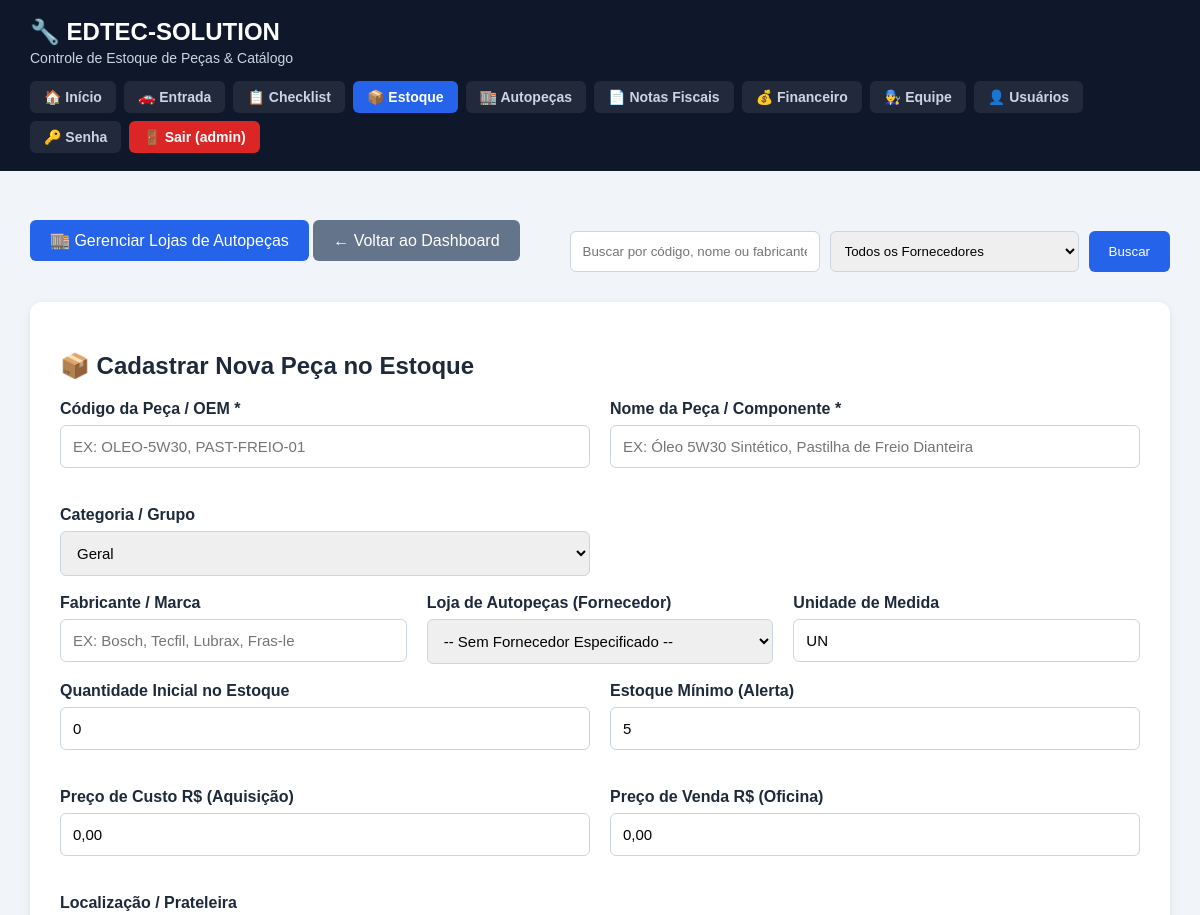
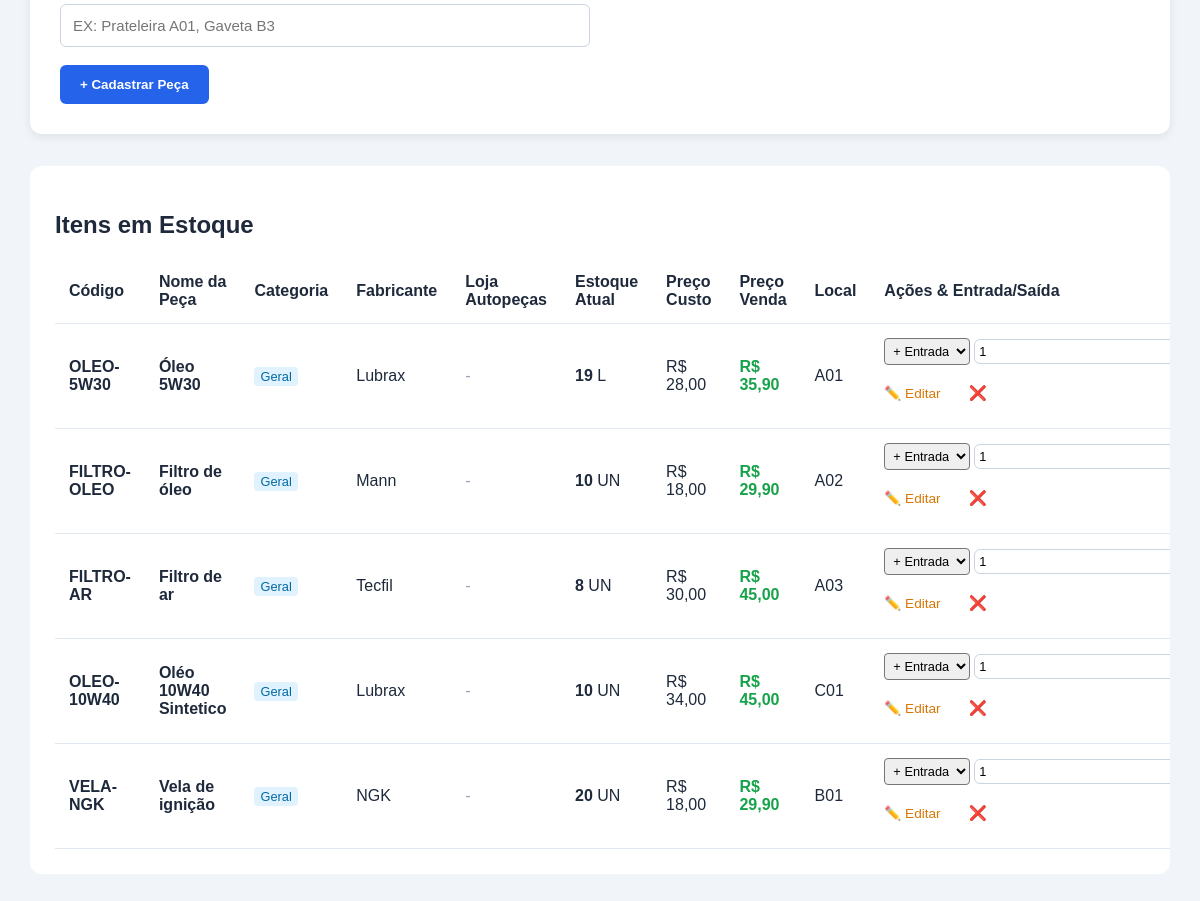
Page /app/public/estoque.php (signed in) on the committed database (2 pictures, top to bottom).
### tables this page shows
CREATE TABLE `pecas` (
  `id` int NOT NULL AUTO_INCREMENT,
  `codigo` varchar(50) NOT NULL,
  `nome` varchar(150) NOT NULL,
  `fabricante` varchar(100) DEFAULT NULL,
  `unidade` varchar(20) DEFAULT 'UN',
  `quantidade` int NOT NULL DEFAULT '0',
  `estoque_minimo` int NOT NULL DEFAULT '0',
  `preco_custo` decimal(10,2) NOT NULL DEFAULT '0.00',
  `preco_venda` decimal(10,2) NOT NULL DEFAULT '0.00',
  `localizacao` varchar(100) DEFAULT NULL,
  `criado_em` datetime NOT NULL DEFAULT CURRENT_TIMESTAMP,
  `atualizado_em` datetime NOT NULL DEFAULT CURRENT_TIMESTAMP ON UPDATE CURRENT_TIMESTAMP,
  `categoria` varchar(100) DEFAULT 'Geral',
  `fornecedor_id` int DEFAULT NULL,
  PRIMARY KEY (`id`),
  UNIQUE KEY `uk_codigo` (`codigo`),
  KEY `idx_pecas_nome` (`nome`)
);

### app/public/auth.php (called while the page is built, shortened)
<?php
function usuarioLogado(): ?array
{
    if (isset($_SESSION['usuario_id'])) {
        return [
            'id' => (int) $_SESSION['usuario_id'],
            'nome' => $_SESSION['usuario_nome'] ?? '',
            'usuario' => $_SESSION['usuario_login'] ?? '',
            'perfil' => $_SESSION['usuario_perfil'] ?? 'ATENDIMENTO',
            'trocar_senha' => (int) ($_SESSION['trocar_senha'] ?? 0)
        ];
    }
    return null;
}
function temPermissao(array $perfilsPermitidos): bool
{
    $usuario = usuarioLogado();
    if (in_array($usuario['perfil'], ['ADMIN', 'GERENTE'], true)) {
        return true;
    }
    return in_array($usuario['perfil'], $perfilsPermitidos, true);
}
        ?>

### app/public/estoque.php (the view, shortened to what this page needs)
<?php
require_once 'config.php';
require_once 'auth.php';
$pecaEditar = null;
$busca = trim($_GET['busca'] ?? '');
$sql = "
    SELECT p.*, f.nome_fantasia AS fornecedor_nome
    FROM pecas p
    LEFT JOIN fornecedores_autopecas f ON f.id = p.fornecedor_id
    WHERE 1=1
";
$params = [];
$sql .= " ORDER BY p.nome ASC";
$stmt = $pdo->prepare($sql);
$stmt->execute($params);
$pecas = $stmt->fetchAll();
$categoriasList = ['Geral', 'Motor', 'Freios', 'Suspensão', 'Elétrica', 'Filtros', 'Lubrificantes', 'Transmissão', 'Outros'];
?>
<!DOCTYPE html>
<html lang="pt-BR">
<head>
    <link rel="stylesheet" href="style.css">
</head>
<body>
<?php
$subtitulo = 'Controle de Estoque de Peças & Catálogo';
include 'header.php';
?>
<main>
    <section class="acoes">
        <div>
            <a href="autopecas.php" class="botao" style="background: #2563eb;">🏬 Gerenciar Lojas de Autopeças</a>
            <a href="index.php" class="botao secundario">← Voltar ao Dashboard</a>
        </div>
        <form method="GET" style="display: flex; gap: 10px; flex-wrap: wrap;">
            <input type="text" name="busca" placeholder="Buscar por código, nome ou fabricante" value="<?= htmlspecialchars($busca) ?>">
            <select name="fornecedor_id" onchange="this.form.submit()" style="padding: 10px; border-radius: 6px; border: 1px solid #cbd5e1;">
                <option value="">Todos os Fornecedores</option>
            </select>
            <button type="submit">Buscar</button>
        </form>
    </section>
    <div class="form-container" style="max-width: 100%; margin-bottom: 2rem;">
        <h2>📦 <?= $pecaEditar ? 'Editar Peça #' . htmlspecialchars($pecaEditar['codigo']) : 'Cadastrar Nova Peça no Estoque' ?></h2>
        <form method="POST">
            <div class="linha">
                <div class="campo">
                    <label>Código da Peça / OEM *</label>
                    <input type="text" name="codigo" required value="<?= htmlspecialchars($pecaEditar['codigo'] ?? '') ?>" placeholder="EX: OLEO-5W30, PAST-FREIO-01">
                </div>
                <div class="campo">
                    <label>Nome da Peça / Componente *</label>
                    <input type="text" name="nome" required value="<?= htmlspecialchars($pecaEditar['nome'] ?? '') ?>" placeholder="EX: Óleo 5W30 Sintético, Pastilha de Freio Dianteira">
                </div>
                <div class="campo">
                    <label>Categoria / Grupo</label>
                    <select name="categoria">
                        <?php
                        $catSel = $pecaEditar['categoria'] ?? 'Geral';
                        foreach ($categoriasList as $c):
                        ?>
                            <option value="<?= $c ?>" <?= $catSel === $c ? 'selected' : '' ?>><?= $c ?></option>
                        <?php endforeach; ?>
                    </select>
                </div>
            </div>
            <div class="linha">
                <div class="campo">
                    <label>Fabricante / Marca</label>
                    <input type="text" name="fabricante" value="<?= htmlspecialchars($pecaEditar['fabricante'] ?? '') ?>" placeholder="EX: Bosch, Tecfil, Lubrax, Fras-le">
                </div>
                <div class="campo">
                    <label>Loja de Autopeças (Fornecedor)</label>
                    <select name="fornecedor_id">
                        <option value="">-- Sem Fornecedor Especificado --</option>
                    </select>
                </div>
                <div class="campo">
                    <label>Unidade de Medida</label>
                    <input type="text" name="unidade" value="<?= htmlspecialchars($pecaEditar['unidade'] ?? 'UN') ?>" placeholder="UN, L, KG, Par, Jogo">
                </div>
            </div>
            <div class="linha">
                <?php if (!$pecaEditar): ?>
                    <div class="campo">
                        <label>Quantidade Inicial no Estoque</label>
                        <input type="number" name="quantidade" min="0" value="0">
                    </div>
                <?php endif; ?>
                <div class="campo">
                    <label>Estoque Mínimo (Alerta)</label>
                    <input type="number" name="estoque_minimo" min="0" value="<?= htmlspecialchars($pecaEditar['estoque_minimo'] ?? '5') ?>">
                </div>
                <div class="campo">
                    <label>Preço de Custo R$ (Aquisição)</label>
                    <input type="text" name="preco_custo" value="<?= number_format($pecaEditar['preco_custo'] ?? 0, 2, ',', '.') ?>" placeholder="0,00">
                </div>
                <div class="campo">
                    <label>Preço de Venda R$ (Oficina)</label>
                    <input type="text" name="preco_venda" value="<?= number_format($pecaEditar['preco_venda'] ?? 0, 2, ',', '.') ?>" placeholder="0,00">
                </div>
                <div class="campo">
                    <label>Localização / Prateleira</label>
                    <input type="text" name="localizacao" value="<?= htmlspecialchars($pecaEditar['localizacao'] ?? '') ?>" placeholder="EX: Prateleira A01, Gaveta B3">
                </div>
            </div>
            <div style="display: flex; gap: 10px;">
                <button type="submit" class="botao" style="font-weight: bold;">
                    <?= $pecaEditar ? '💾 Salvar Alterações na Peça' : '+ Cadastrar Peça' ?>
                </button>
            </div>
        </form>
    </div>
    <section class="tabela">
        <h2>Itens em Estoque</h2>
        <table>
            <thead>
                <tr>
                    <th>Código</th>
                    <th>Nome da Peça</th>
                    <th>Categoria</th>
                    <th>Fabricante</th>
                    <th>Loja Autopeças</th>
                    <th>Estoque Atual</th>
                    <th>Preço Custo</th>
                    <th>Preço Venda</th>
                    <th>Local</th>
                    <th>Ações & Entrada/Saída</th>
                </tr>
            </thead>
            <tbody>
                <?php if (!$pecas): ?>
                    <tr>
                        <td colspan="10" style="text-align: center;">Nenhuma peça encontrada.</td>
                    </tr>
                <?php else: ?>
                    <?php foreach ($pecas as $p): ?>
                        <tr>
                            <td><strong><?= htmlspecialchars($p['codigo']) ?></strong></td>
                            <td>
                                <strong><?= htmlspecialchars($p['nome']) ?></strong>
                            </td>
                            <td><span style="background: #e0f2fe; color: #0369a1; padding: 2px 6px; border-radius: 4px; font-size: 0.8rem;"><?= htmlspecialchars($p['categoria'] ?? 'Geral') ?></span></td>
                            <td><?= htmlspecialchars($p['fabricante'] ?? '-') ?></td>
                            <td>
                                <?php if ($p['fornecedor_nome']): ?>
                                    <span style="color: #2563eb; font-size: 0.85rem; font-weight: bold;">🏬 <?= htmlspecialchars($p['fornecedor_nome']) ?></span>
                                <?php else: ?>
                                    <span style="color: #94a3b8;">-</span>
                                <?php endif; ?>
                            </td>
                            <td>
                                <strong><?= $p['quantidade'] ?></strong> <?= htmlspecialchars($p['unidade']) ?>
                            </td>
                            <td>R$ <?= number_format($p['preco_custo'], 2, ',', '.') ?></td>
                            <td><strong style="color: #16a34a;">R$ <?= number_format($p['preco_venda'], 2, ',', '.') ?></strong></td>
                            <td><?= htmlspecialchars($p['localizacao'] ?? '-') ?></td>
                            <td>
                                <div style="display: flex; gap: 8px; align-items: center; flex-wrap: wrap;">
                                    <form method="POST" style="display: inline-flex; gap: 4px; align-items: center;">
                                        <select name="tipo" style="padding: 4px; border-radius: 4px; font-size: 0.8rem;">
                                            <option value="ENTRADA">+ Entrada</option>
                                        </select>
                                        <input type="number" name="quantidade" min="1" value="1" style="width: 45px; padding: 4px; font-size: 0.8rem;">
                                    </form>
                                    <a href="estoque.php?editar=<?= $p['id'] ?>" class="link" style="color: #d97706; font-size: 0.85rem;">✏️ Editar</a>
                                    <form method="POST" style="display: inline;" onsubmit="return confirm('Remover esta peça do estoque?');">
                                        <button type="submit" style="background: none; border: none; color: #ef4444; cursor: pointer; font-size: 0.9rem;" title="Excluir peça">❌</button>
                                    </form>
                                </div>
                            </td>
                        </tr>
                    <?php endforeach; ?>
                <?php endif; ?>
            </tbody>
        </table>
    </section>
</main>
</body>
</html>

### app/public/header.php
<?php
require_once 'auth.php';
$usuarioHeader = usuarioLogado();
$currentPage = basename($_SERVER['PHP_SELF']);
$subtituloPage = $subtitulo ?? 'Controle da oficina mecânica';
?>
<header>
    <div>
        <h1>🔧 EDTEC-SOLUTION</h1>
        <p><?= htmlspecialchars($subtituloPage) ?></p>
    </div>
    <nav class="nav-links">
        <a href="index.php" class="<?= $currentPage == 'index.php' ? 'active' : '' ?>">🏠 Início</a>
        <a href="entrada.php" class="<?= $currentPage == 'entrada.php' ? 'active' : '' ?>">🚗 Entrada</a>
        <a href="checklist.php" class="<?= $currentPage == 'checklist.php' ? 'active' : '' ?>">📋 Checklist</a>
        <?php if (temPermissao(['ESTOQUE', 'MECANICO'])): ?>
            <a href="estoque.php" class="<?= $currentPage == 'estoque.php' ? 'active' : '' ?>">📦 Estoque</a>
        <?php endif; ?>
        <?php if (temPermissao(['ESTOQUE'])): ?>
            <a href="autopecas.php" class="<?= $currentPage == 'autopecas.php' ? 'active' : '' ?>">🏬 Autopeças</a>
        <?php endif; ?>
        <?php if (temPermissao(['ATENDIMENTO'])): ?>
            <a href="notas.php" class="<?= $currentPage == 'notas.php' ? 'active' : '' ?>">📄 Notas Fiscais</a>
        <?php endif; ?>
        <?php if (temPermissao(['ADMIN', 'GERENTE'])): ?>
            <a href="financeiro.php" class="<?= $currentPage == 'financeiro.php' ? 'active' : '' ?>">💰 Financeiro</a>
            <a href="funcionarios.php" class="<?= $currentPage == 'funcionarios.php' ? 'active' : '' ?>">👨‍🔧 Equipe</a>
            <a href="usuarios.php" class="<?= $currentPage == 'usuarios.php' ? 'active' : '' ?>">👤 Usuários</a>
        <?php endif; ?>
        <?php if ($usuarioHeader): ?>
            <a href="trocar_senha.php" class="<?= $currentPage == 'trocar_senha.php' ? 'active' : '' ?>" title="Alterar Senha">🔑 Senha</a>
            <a href="logout.php" style="background: #dc2626; color: white;" title="Sair do sistema">🚪 Sair (<?= htmlspecialchars($usuarioHeader['usuario']) ?>)</a>
        <?php endif; ?>
    </nav>
</header>

### app/public/style.css (style rules this page uses)
* { box-sizing: border-box; }
body { margin: 0; font-family: Arial, Helvetica, sans-serif; background: #f1f5f9; color: #1e293b; }
header { background: #0f172a; color: white; padding: 18px 30px; display: flex; justify-content: space-between; align-items: center; flex-wrap: wrap; gap: 15px; }
header h1 { margin: 0; font-size: 24px; }
header p { margin: 4px 0 0 0; color: #cbd5e1; font-size: 14px; }
.nav-links { display: flex; gap: 8px; flex-wrap: wrap; }
.nav-links a { color: #cbd5e1; text-decoration: none; padding: 8px 14px; border-radius: 6px; background: rgba(255, 255, 255, 0.08); font-size: 14px; font-weight: bold; transition: all 0.2s ease; display: inline-flex; align-items: center; gap: 5px; }
.nav-links a:hover, .nav-links a.active { background: #2563eb; color: white; }
main { padding: 30px; max-width: 1400px; margin: auto; }
.acoes { margin: 30px 0; display: flex; justify-content: space-between; gap: 20px; }
.acoes form { display: flex; gap: 10px; }
input:not([type="checkbox"]):not([type="radio"]) { padding: 12px; border: 1px solid #cbd5e1; border-radius: 6px; min-width: 250px; }
button, .botao { padding: 12px 20px; border: none; border-radius: 6px; background: #2563eb; color: white; text-decoration: none; cursor: pointer; }
.tabela { background: white; padding: 25px; border-radius: 12px; overflow-x: auto; }
table { width: 100%; border-collapse: collapse; }
th, td { padding: 14px; text-align: left; border-bottom: 1px solid #e2e8f0; }
.link { color: #2563eb; text-decoration: none; }
.form-container { max-width: 900px; margin: 0 auto; background: white; padding: 30px; border-radius: 12px; box-shadow: 0 3px 10px rgba(0, 0, 0, .08); }
.campo { display: flex; flex-direction: column; margin-bottom: 18px; }
.campo label { font-weight: bold; margin-bottom: 7px; }
.campo input:not([type="checkbox"]):not([type="radio"]), .campo select, .campo textarea { width: 100%; padding: 12px; border: 1px solid #cbd5e1; border-radius: 6px; font-size: 15px; }
.linha { display: grid; grid-template-columns: repeat(2, 1fr); gap: 20px; }
.linha:nth-of-type(2) { grid-template-columns: repeat(3, 1fr); }
.botao.secundario { background: #64748b; }

### rows in the picture
pecas: codigo "OLEO-5W30", nome "Óleo 5W30", categoria "Geral", fabricante "Lubrax", quantidade "19", unidade "L", preco_custo "28,00", preco_venda "35,90", localizacao "A01"
pecas: codigo "FILTRO-OLEO", nome "Filtro de óleo", categoria "Geral", fabricante "Mann", quantidade "10", unidade "UN", preco_custo "18,00", preco_venda "29,90", localizacao "A02"
pecas: codigo "FILTRO-AR", nome "Filtro de ar", categoria "Geral", fabricante "Tecfil", quantidade "8", unidade "UN", preco_custo "30,00", preco_venda "45,00", localizacao "A03"
pecas: codigo "OLEO-10W40", nome "Oléo 10W40 Sintetico", categoria "Geral", fabricante "Lubrax", quantidade "10", unidade "UN", preco_custo "34,00", preco_venda "45,00", localizacao "C01"
pecas: codigo "VELA-NGK", nome "Vela de ignição", categoria "Geral", fabricante "NGK", quantidade "20", unidade "UN", preco_custo "18,00", preco_venda "29,90", localizacao "B01"

### other values in the picture
$subtituloPage "Controle de Estoque de Peças & Catálogo"
$usuarioHeader['usuario'] "admin"
form field categoria "Geral"
